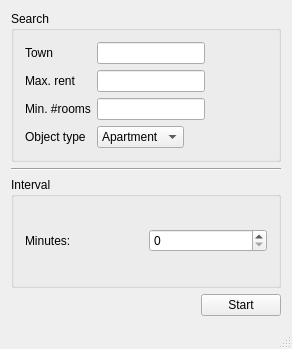
<?xml version="1.0" encoding="UTF-8"?>
<ui version="4.0">
 <class>MainWindow</class>
 <widget class="QMainWindow" name="MainWindow">
  <property name="geometry">
   <rect>
    <x>0</x>
    <y>0</y>
    <width>292</width>
    <height>349</height>
   </rect>
  </property>
  <property name="sizePolicy">
   <sizepolicy hsizetype="MinimumExpanding" vsizetype="MinimumExpanding">
    <horstretch>0</horstretch>
    <verstretch>0</verstretch>
   </sizepolicy>
  </property>
  <property name="windowTitle">
   <string>MainWindow</string>
  </property>
  <widget class="QWidget" name="centralWidget">
   <layout class="QVBoxLayout" name="verticalLayout_5">
    <item>
     <layout class="QVBoxLayout" name="verticalLayout_4">
      <item>
       <layout class="QVBoxLayout" name="verticalLayout_3">
        <item>
         <widget class="QGroupBox" name="searchBox">
          <property name="title">
           <string>Search</string>
          </property>
          <layout class="QVBoxLayout" name="verticalLayout_2">
           <item>
            <layout class="QFormLayout" name="formLayout">
             <property name="fieldGrowthPolicy">
              <enum>QFormLayout::FieldsStayAtSizeHint</enum>
             </property>
             <item row="0" column="0">
              <widget class="QLabel" name="label">
               <property name="text">
                <string>Town</string>
               </property>
              </widget>
             </item>
             <item row="0" column="1">
              <widget class="QLineEdit" name="townEdit"/>
             </item>
             <item row="1" column="0">
              <widget class="QLabel" name="label_2">
               <property name="text">
                <string>Max. rent</string>
               </property>
               <property name="scaledContents">
                <bool>false</bool>
               </property>
              </widget>
             </item>
             <item row="1" column="1">
              <widget class="QLineEdit" name="rentEdit"/>
             </item>
             <item row="2" column="0">
              <widget class="QLabel" name="label_3">
               <property name="text">
                <string>Min. #rooms</string>
               </property>
               <property name="scaledContents">
                <bool>false</bool>
               </property>
              </widget>
             </item>
             <item row="2" column="1">
              <widget class="QLineEdit" name="roomsEdit"/>
             </item>
             <item row="3" column="0">
              <widget class="QLabel" name="label_4">
               <property name="text">
                <string>Object type</string>
               </property>
               <property name="scaledContents">
                <bool>false</bool>
               </property>
              </widget>
             </item>
             <item row="3" column="1">
              <widget class="QComboBox" name="typeCombo">
               <item>
                <property name="text">
                 <string>Apartment</string>
                </property>
               </item>
              </widget>
             </item>
            </layout>
           </item>
          </layout>
         </widget>
        </item>
        <item>
         <widget class="Line" name="line">
          <property name="orientation">
           <enum>Qt::Horizontal</enum>
          </property>
         </widget>
        </item>
        <item>
         <widget class="QGroupBox" name="intervalBox">
          <property name="title">
           <string>Interval</string>
          </property>
          <layout class="QVBoxLayout" name="verticalLayout">
           <item>
            <layout class="QHBoxLayout" name="horizontalLayout_2">
             <item>
              <widget class="QLabel" name="label_5">
               <property name="text">
                <string>Minutes:</string>
               </property>
              </widget>
             </item>
             <item>
              <widget class="QSpinBox" name="intervalSpinBox"/>
             </item>
            </layout>
           </item>
          </layout>
          <zorder></zorder>
         </widget>
        </item>
       </layout>
      </item>
      <item>
       <layout class="QHBoxLayout" name="horizontalLayout">
        <item>
         <spacer name="horizontalSpacer">
          <property name="orientation">
           <enum>Qt::Horizontal</enum>
          </property>
          <property name="sizeHint" stdset="0">
           <size>
            <width>40</width>
            <height>20</height>
           </size>
          </property>
         </spacer>
        </item>
        <item>
         <widget class="QPushButton" name="submitButton">
          <property name="text">
           <string>Start</string>
          </property>
         </widget>
        </item>
       </layout>
      </item>
     </layout>
    </item>
   </layout>
  </widget>
  <widget class="QStatusBar" name="statusBar"/>
 </widget>
 <layoutdefault spacing="6" margin="11"/>
 <resources/>
 <connections/>
</ui>
